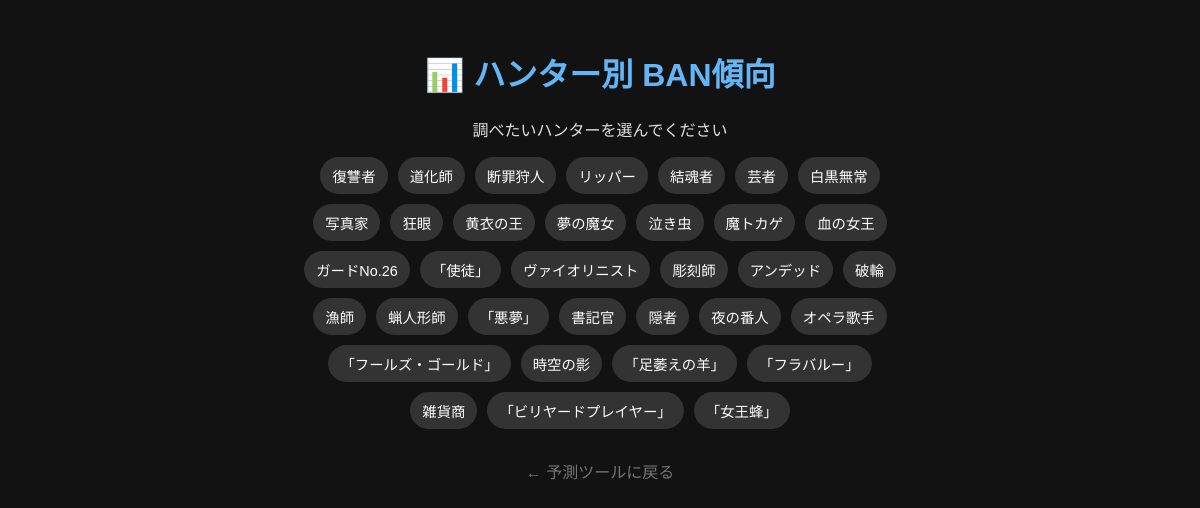
Screenshot of /stats with the database file from the repository.
### tables this page shows
CREATE TABLE m_hunters (
        id INTEGER PRIMARY KEY AUTOINCREMENT,
        name TEXT NOT NULL,
        display_name TEXT NOT NULL,
        image_url TEXT
    );

### app.py (the view)
@app.route('/stats')
def stats():
    db = get_db()
    hunter_id = request.args.get('hunter_id')
    stats_data = []
    current_hunter = None
    if hunter_id:
        stats_data = get_stats_by_hunter(hunter_id)
        current_hunter = db.execute('SELECT display_name FROM m_hunters WHERE id = ?', (hunter_id,)).fetchone()
    hunters = db.execute('SELECT id, display_name FROM m_hunters ORDER BY id').fetchall()
    return render_template('stats.html', hunters=hunters, stats_data=stats_data, current_hunter=current_hunter)

### app.py (called while the page is built)
def get_db():
    db = getattr(g, '_database', None)
    if db is None:
        db = g._database = sqlite3.connect(DB_PATH)
        db.row_factory = sqlite3.Row
    return db

@app.teardown_appcontext
def close_connection(exception):
    db = getattr(g, '_database', None)
    if db is not None:
        db.close()

### templates/stats.html (shortened to what this page needs)
<!DOCTYPE html>
<html lang="ja">
<head>
</head>
<body>
    <div class="container">
        <h1>📊 ハンター別 BAN傾向</h1>
        <p>調べたいハンターを選んでください</p>
        <div class="hunter-list">
            {% for h in hunters %}
                <a href="{{ url_for('stats', hunter_id=h['id']) }}" class="hunter-tag">{{ h['display_name'] }}</a>
            {% endfor %}
        </div>
        <a href="{{ url_for('index') }}" class="back-link">← 予測ツールに戻る</a>
    </div>
</body>
</html>

### templates/stats.html (style rules this page uses)
body { background-color: #121212; color: #e0e0e0; font-family: sans-serif; padding: 20px; text-align: center; }
h1 { color: #64b5f6; }
.container { max-width: 600px; margin: 0 auto; }
.hunter-list { display: flex; flex-wrap: wrap; gap: 10px; justify-content: center; margin-bottom: 30px; }
.hunter-tag { text-decoration: none; color: #fff; background: #333; padding: 8px 12px; border-radius: 20px; font-size: 0.9rem; }
.back-link { display: block; margin-top: 30px; color: #757575; text-decoration: none; }

### rows the page displays
m_hunters: display_name "復讐者"
m_hunters: display_name "道化師"
m_hunters: display_name "断罪狩人"
m_hunters: display_name "リッパー"
m_hunters: display_name "結魂者"
m_hunters: display_name "芸者"
m_hunters: display_name "白黒無常"
m_hunters: display_name "写真家"
m_hunters: display_name "狂眼"
m_hunters: display_name "黄衣の王"
m_hunters: display_name "夢の魔女"
m_hunters: display_name "泣き虫"
m_hunters: display_name "魔トカゲ"
m_hunters: display_name "血の女王"
m_hunters: display_name "ガードNo.26"
m_hunters: display_name "「使徒」"
m_hunters: display_name "ヴァイオリニスト"
m_hunters: display_name "彫刻師"
m_hunters: display_name "アンデッド"
m_hunters: display_name "破輪"
m_hunters: display_name "漁師"
m_hunters: display_name "蝋人形師"
m_hunters: display_name "「悪夢」"
m_hunters: display_name "書記官"
m_hunters: display_name "隠者"
m_hunters: display_name "夜の番人"
m_hunters: display_name "オペラ歌手"
m_hunters: display_name "「フールズ・ゴールド」"
m_hunters: display_name "時空の影"
m_hunters: display_name "「足萎えの羊」"
m_hunters: display_name "「フラバルー」"
m_hunters: display_name "雑貨商"
m_hunters: display_name "「ビリヤードプレイヤー」"
m_hunters: display_name "「女王蜂」"
